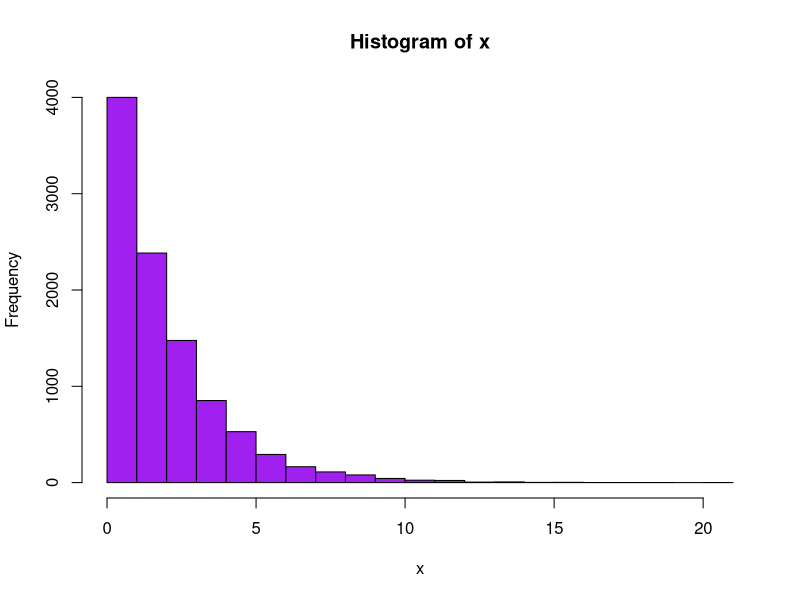

Reproduce this figure in R.
## ---- chunk 1
ans <- 2 + 7
ans
## ---- chunk 2
set.seed(123)
x <- rchisq(10000,2)
hist(x, col = "purple")

